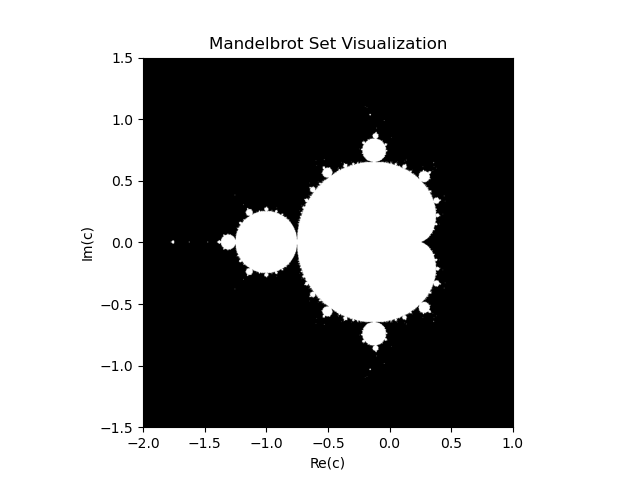

The script that saved this image:
# This python file computes the Mandelbrot set over the range [−2, 1] × [−1.5, 1.5] using a threshold of 50.

import numpy as np
import matplotlib.pyplot as plt

# Parameters
threshold = 50    # |z| < threshold
num_pts = 1000     # the number of grid points for each axis.
maximum_iteration = 250       # a maximum number of iterations.

# Generate points over the range [−2, 1] × [−1.5, 1.5].
x_range, y_range = np.mgrid[-2:1:num_pts*1j, -1.5:1.5:num_pts*1j]

# Set c = x + 1j * x
c_range = x_range + 1j *y_range

# mask will indicate which points are in Mandelbrot set
mask = np.zeros((num_pts, num_pts))

# Check whether each point is in Mandelbrot set or not.
for i in range(num_pts):
    for j in range(num_pts):
        c = c_range[i,j]
        z = 0
        iterations = 0

        while abs(z) < threshold and iterations < maximum_iteration:
            z = z*z + c
            iterations += 1
        # If z does not diverges, it is in the Mandelbrot set
        if iterations == maximum_iteration:
            mask[i, j] = 1

# Plotting
plt.imshow(mask.T, extent=(-2, 1, -1.5, 1.5)) #plt.imshow() plots the first index on the y-axis, and the second index on the x-axis
plt.gray()
plt.title('Mandelbrot Set Visualization')
plt.xlabel('Re(c)')
plt.ylabel('Im(c)')
plt.savefig('mandelbrot.png')
plt.show()